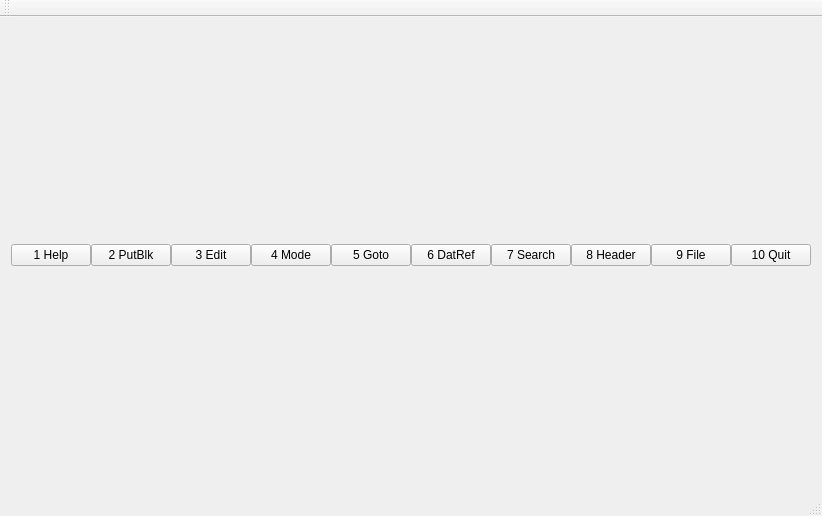
<?xml version="1.0" encoding="UTF-8"?>
<ui version="4.0">
 <class>MainWindow</class>
 <widget class="QMainWindow" name="MainWindow">
  <property name="geometry">
   <rect>
    <x>0</x>
    <y>0</y>
    <width>770</width>
    <height>516</height>
   </rect>
  </property>
  <property name="windowTitle">
   <string>MainWindow</string>
  </property>
  <widget class="QWidget" name="centralWidget">
   <layout class="QVBoxLayout" name="verticalLayout_2">
    <item>
     <layout class="QHBoxLayout" name="layoutMain"/>
    </item>
    <item>
     <layout class="QHBoxLayout" name="horizontalLayout">
      <property name="spacing">
       <number>0</number>
      </property>
      <item>
       <widget class="QPushButton" name="pushButtonF1">
        <property name="sizePolicy">
         <sizepolicy hsizetype="Expanding" vsizetype="Fixed">
          <horstretch>0</horstretch>
          <verstretch>0</verstretch>
         </sizepolicy>
        </property>
        <property name="text">
         <string>1 Help</string>
        </property>
       </widget>
      </item>
      <item>
       <widget class="QPushButton" name="pushButtonF2">
        <property name="sizePolicy">
         <sizepolicy hsizetype="Expanding" vsizetype="Fixed">
          <horstretch>0</horstretch>
          <verstretch>0</verstretch>
         </sizepolicy>
        </property>
        <property name="text">
         <string>2 PutBlk</string>
        </property>
       </widget>
      </item>
      <item>
       <widget class="QPushButton" name="pushButtonF3">
        <property name="sizePolicy">
         <sizepolicy hsizetype="Expanding" vsizetype="Fixed">
          <horstretch>0</horstretch>
          <verstretch>0</verstretch>
         </sizepolicy>
        </property>
        <property name="text">
         <string>3 Edit</string>
        </property>
       </widget>
      </item>
      <item>
       <widget class="QPushButton" name="pushButtonF4">
        <property name="sizePolicy">
         <sizepolicy hsizetype="Expanding" vsizetype="Fixed">
          <horstretch>0</horstretch>
          <verstretch>0</verstretch>
         </sizepolicy>
        </property>
        <property name="text">
         <string>4 Mode</string>
        </property>
       </widget>
      </item>
      <item>
       <widget class="QPushButton" name="pushButtonF5">
        <property name="sizePolicy">
         <sizepolicy hsizetype="Expanding" vsizetype="Fixed">
          <horstretch>0</horstretch>
          <verstretch>0</verstretch>
         </sizepolicy>
        </property>
        <property name="text">
         <string>5 Goto</string>
        </property>
       </widget>
      </item>
      <item>
       <widget class="QPushButton" name="pushButtonF6">
        <property name="sizePolicy">
         <sizepolicy hsizetype="Expanding" vsizetype="Fixed">
          <horstretch>0</horstretch>
          <verstretch>0</verstretch>
         </sizepolicy>
        </property>
        <property name="text">
         <string>6 DatRef</string>
        </property>
       </widget>
      </item>
      <item>
       <widget class="QPushButton" name="pushButtonF7">
        <property name="sizePolicy">
         <sizepolicy hsizetype="Expanding" vsizetype="Fixed">
          <horstretch>0</horstretch>
          <verstretch>0</verstretch>
         </sizepolicy>
        </property>
        <property name="text">
         <string>7 Search</string>
        </property>
       </widget>
      </item>
      <item>
       <widget class="QPushButton" name="pushButtonF8">
        <property name="sizePolicy">
         <sizepolicy hsizetype="Expanding" vsizetype="Fixed">
          <horstretch>0</horstretch>
          <verstretch>0</verstretch>
         </sizepolicy>
        </property>
        <property name="text">
         <string>8 Header</string>
        </property>
       </widget>
      </item>
      <item>
       <widget class="QPushButton" name="pushButtonF9">
        <property name="sizePolicy">
         <sizepolicy hsizetype="Expanding" vsizetype="Fixed">
          <horstretch>0</horstretch>
          <verstretch>0</verstretch>
         </sizepolicy>
        </property>
        <property name="text">
         <string>9 File</string>
        </property>
       </widget>
      </item>
      <item>
       <widget class="QPushButton" name="pushButtonF10">
        <property name="sizePolicy">
         <sizepolicy hsizetype="Expanding" vsizetype="Fixed">
          <horstretch>0</horstretch>
          <verstretch>0</verstretch>
         </sizepolicy>
        </property>
        <property name="text">
         <string>10 Quit</string>
        </property>
       </widget>
      </item>
     </layout>
    </item>
   </layout>
  </widget>
  <widget class="QMenuBar" name="menuBar">
   <property name="geometry">
    <rect>
     <x>0</x>
     <y>0</y>
     <width>770</width>
     <height>21</height>
    </rect>
   </property>
  </widget>
  <widget class="QToolBar" name="mainToolBar">
   <attribute name="toolBarArea">
    <enum>TopToolBarArea</enum>
   </attribute>
   <attribute name="toolBarBreak">
    <bool>false</bool>
   </attribute>
  </widget>
  <widget class="QStatusBar" name="statusBar"/>
 </widget>
 <layoutdefault spacing="6" margin="11"/>
 <tabstops>
  <tabstop>pushButtonF1</tabstop>
  <tabstop>pushButtonF2</tabstop>
  <tabstop>pushButtonF3</tabstop>
  <tabstop>pushButtonF4</tabstop>
  <tabstop>pushButtonF5</tabstop>
  <tabstop>pushButtonF6</tabstop>
  <tabstop>pushButtonF7</tabstop>
  <tabstop>pushButtonF8</tabstop>
  <tabstop>pushButtonF9</tabstop>
  <tabstop>pushButtonF10</tabstop>
 </tabstops>
 <resources/>
 <connections/>
</ui>
